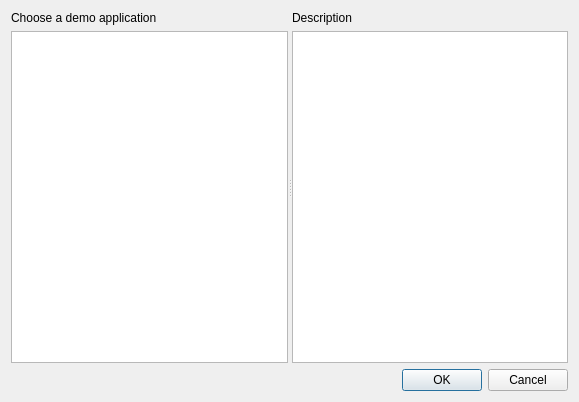
<?xml version="1.0" encoding="UTF-8"?>
<ui version="4.0">
 <class>LancetLauncherDialog</class>
 <widget class="QDialog" name="LancetLauncherDialog">
  <property name="geometry">
   <rect>
    <x>0</x>
    <y>0</y>
    <width>579</width>
    <height>402</height>
   </rect>
  </property>
  <property name="windowTitle">
   <string>Lancet Launcher</string>
  </property>
  <layout class="QVBoxLayout" name="verticalLayout_3">
   <item>
    <widget class="QSplitter" name="splitter">
     <property name="orientation">
      <enum>Qt::Horizontal</enum>
     </property>
     <widget class="QWidget" name="widget" native="true">
      <layout class="QVBoxLayout" name="verticalLayout">
       <property name="leftMargin">
        <number>0</number>
       </property>
       <property name="topMargin">
        <number>0</number>
       </property>
       <property name="rightMargin">
        <number>0</number>
       </property>
       <property name="bottomMargin">
        <number>0</number>
       </property>
       <item>
        <widget class="QLabel" name="label">
         <property name="text">
          <string>Choose a demo application</string>
         </property>
        </widget>
       </item>
       <item>
        <widget class="QListWidget" name="appList"/>
       </item>
      </layout>
     </widget>
     <widget class="QWidget" name="widget_2" native="true">
      <layout class="QVBoxLayout" name="verticalLayout_2">
       <property name="leftMargin">
        <number>0</number>
       </property>
       <property name="topMargin">
        <number>0</number>
       </property>
       <property name="rightMargin">
        <number>0</number>
       </property>
       <property name="bottomMargin">
        <number>0</number>
       </property>
       <item>
        <widget class="QLabel" name="label_2">
         <property name="text">
          <string>Description</string>
         </property>
        </widget>
       </item>
       <item>
        <widget class="QTextBrowser" name="description">
         <property name="readOnly">
          <bool>true</bool>
         </property>
         <property name="textInteractionFlags">
          <set>Qt::LinksAccessibleByMouse|Qt::TextSelectableByMouse</set>
         </property>
         <property name="openExternalLinks">
          <bool>true</bool>
         </property>
        </widget>
       </item>
      </layout>
     </widget>
    </widget>
   </item>
   <item>
    <widget class="QDialogButtonBox" name="buttonBox">
     <property name="orientation">
      <enum>Qt::Horizontal</enum>
     </property>
     <property name="standardButtons">
      <set>QDialogButtonBox::Cancel|QDialogButtonBox::Ok</set>
     </property>
    </widget>
   </item>
  </layout>
 </widget>
 <resources/>
 <connections>
  <connection>
   <sender>buttonBox</sender>
   <signal>accepted()</signal>
   <receiver>LancetLauncherDialog</receiver>
   <slot>accept()</slot>
   <hints>
    <hint type="sourcelabel">
     <x>248</x>
     <y>254</y>
    </hint>
    <hint type="destinationlabel">
     <x>157</x>
     <y>274</y>
    </hint>
   </hints>
  </connection>
  <connection>
   <sender>buttonBox</sender>
   <signal>rejected()</signal>
   <receiver>LancetLauncherDialog</receiver>
   <slot>reject()</slot>
   <hints>
    <hint type="sourcelabel">
     <x>316</x>
     <y>260</y>
    </hint>
    <hint type="destinationlabel">
     <x>286</x>
     <y>274</y>
    </hint>
   </hints>
  </connection>
 </connections>
</ui>
